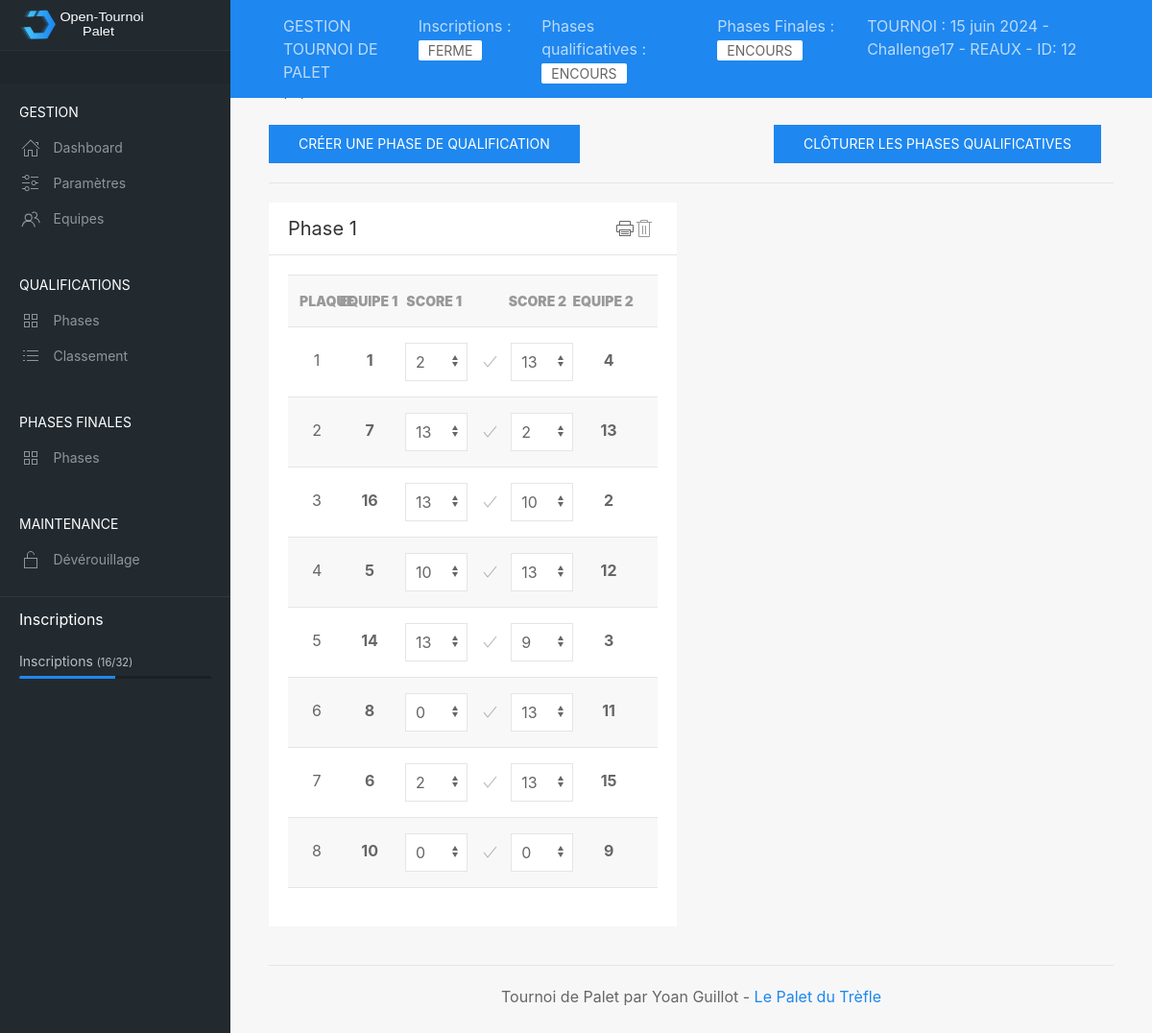
Before: /index.php?idtournoi=12&page=qualifs with the older database file.
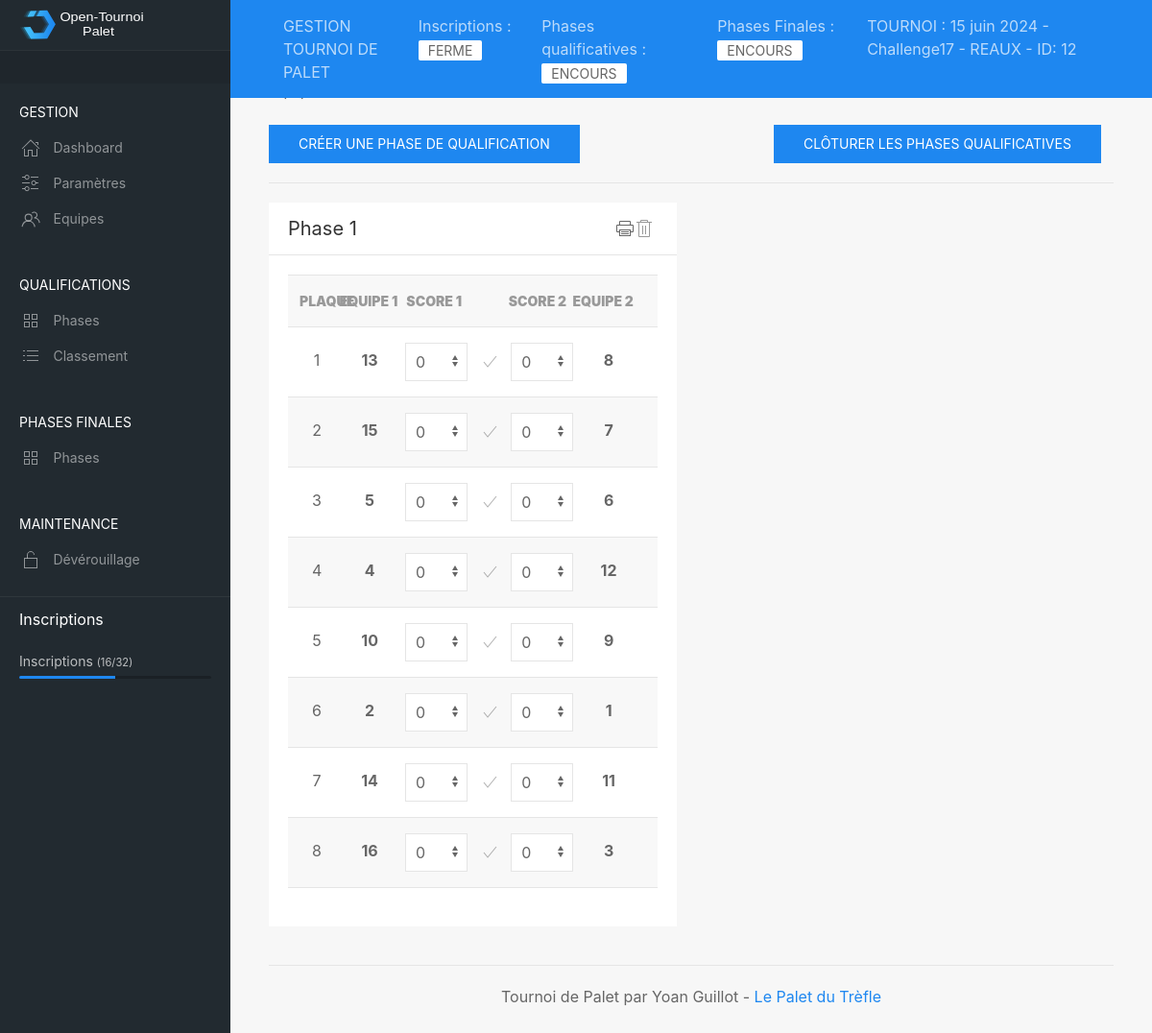
After: the same page with the newer database file.
### tables this page shows
CREATE TABLE tournois (id_tournoi INTEGER PRIMARY KEY ASC AUTOINCREMENT UNIQUE NOT NULL, nom_tournoi TEXT (200) NOT NULL, datecreation_tournoi DATE NOT NULL DEFAULT (STRFTIME('%d/%m/%Y, %H:%M', DATETIME('now', 'localtime'))), max_equipes INTEGER NOT NULL DEFAULT (0), type_phasesfinales TEXT NOT NULL DEFAULT aleatoire, pts_qualifs INTEGER DEFAULT (13) NOT NULL, pts_phasesfinales INTEGER NOT NULL DEFAULT (13), pts_finales NUMERIC NOT NULL DEFAULT (15), statut_inscriptions TEXT DEFAULT encours, statut_qualifs TEXT DEFAULT attente, statut_phasesfinales TEXT DEFAULT attente);

CREATE TABLE matchs_qualifs (id_matchqualif INTEGER PRIMARY KEY AUTOINCREMENT UNIQUE NOT NULL, id_tournoi INTEGER REFERENCES tournois (id_tournoi) ON DELETE CASCADE NOT NULL, id_phasequalif INTEGER REFERENCES phases_qualif (id_phasequalif) ON DELETE CASCADE NOT NULL, num_phase INTEGER NOT NULL, equipe1 INTEGER NOT NULL, equipe2 INTEGER NOT NULL, score1 INTEGER, score2 INTEGER, victoire1 INTEGER, victoire2 INTEGER);

### includes/fonctions.inc.php (called while the page is built, shortened)
<?php
function infosTournoi($idTournoi)
{
	global $db;
	$resultats = $db->query('SELECT * FROM tournois WHERE id_tournoi == '. $idTournoi .'');
	while ($row = $resultats->fetchArray(1)) {
		$infosTournoi = $row;
	}
	return $infosTournoi;
}
function infosPhase($idTournoi)
{
	global $db;
	$resultats = $db->query('SELECT * FROM phases_qualif WHERE id_tournoi == '. $idTournoi .'');
	while ($row = $resultats->fetchArray(1)) {
		$infosPhase[] = $row;
	}
	return $infosPhase;
}
function listeEquipes($idTournoi)
{
	global $db;
	$resultats = $db->query('SELECT * FROM equipes WHERE id_tournoi == '.$idTournoi.'');
	while ($row = $resultats->fetchArray(1)) {
		$listeEquipes[] = $row;
	}
	return $listeEquipes;
}
function listeMatchsQualif($idTournoi, $numPhase)
{
	global $db;
	$resultats = $db->query('SELECT * FROM matchs_qualifs WHERE id_tournoi == '.$idTournoi.' AND num_phase == '. $numPhase .'');
	while ($row = $resultats->fetchArray(1)) {
		$listeMatchs[] = $row;
	}
	return $listeMatchs;
}
function statsEquipe($idTournoi, $numEquipe)
{
	global $db;
	$resultats = $db->query('SELECT * FROM matchs_qualifs WHERE id_tournoi == '.$idTournoi.' AND ( equipe1 == '. $numEquipe.' OR equipe2 == '. $numEquipe.')');
}
?>

### includes/qualifs.inc.php (the view, shortened to what this page needs)
<?php
$infosPhase = infosPhase($idTournoi);
echo "Equipes inscrites : ". $nbEquipes."<br/><br/>";
if ($infosPhase == ''){
		$numPhase = 0;
		$content = "Aucune phase de qualification";
}else{
		$colonnePhase = array_column($infosPhase, 'num_phase');
		rsort($colonnePhase, SORT_NUMERIC);
		$numPhase = $colonnePhase[0];
}
if ($infosTournoi['statut_inscriptions'] == 'ferme' && $infosTournoi['statut_qualifs'] == 'encours'){
	$dispoBouton = "enabled";
	$messageQualif = "";
}else{
	$dispoBouton = "disabled";
	$messageQualif = "Vous devez avoir clôturer les inscriptions <a href=\"index.php?idtournoi=$idTournoi&page=equipes\">(ici)</a> avant de pouvoir créer une phase de qualification.";
}
		echo "<div style=\"display:block;width: 100%\">
			<div style=\"display:inline-block;width:49%;text-align:left;\">
				<form method=\"POST\" action=\"index.php?idtournoi=$idTournoi&page=qualifs\">
				<input type=\"hidden\" name=\"creerPhase\" value=\"1\" />
				<input type=\"hidden\" name=\"numPhase\" value=\"". $numPhase+1 ."\" />
				<button type=\"submit\" class=\"uk-button uk-button-primary\" $dispoBouton>Créer une phase de qualification</button>
				</form>
			</div>
			<div style=\"display:inline-block;width:49%;text-align:right;\">
				<form method=\"POST\" action=\"index.php?idtournoi=$idTournoi&page=qualifs\">
				<input type=\"hidden\" name=\"idTournoi\" value=\"$idTournoi\" />
				<input type=\"hidden\" name=\"action\" value=\"cloturerPhasesQualifs\" />
				<button type=\"submit\" class=\"uk-button uk-button-primary\">Clôturer les phases qualificatives</button>
				</form>
			</div>
		</div><hr />";
?>
<div class="uk-grid uk-grid-medium" data-uk-grid uk-sortable="handle: .sortable-icon">
<?php
if ($infosPhase == ''){
		$numPhase = 0;
		$content = "Aucune phase de qualification";
}else{
		$colonnePhase = array_column($infosPhase, 'num_phase');
		rsort($colonnePhase, SORT_NUMERIC);
		$numPhase = $colonnePhase[0];
		unset($content);
		$countPhase = 1;
		while ($countPhase < $numPhase+1){
		if ($countPhase == $numPhase){
			$trashButton = "<a href=\"index.php?idtournoi=". $idTournoi ."&action=supprphasequalif&phasequalif=". $numPhase ."\" class=\"uk-icon-link trash-icon\" title=\"Supprimer\" data-uk-tooltip data-uk-icon=\"icon: trash\"></a>";
		}else{
			$trashButton = " ";
		}
		$listeMatchs = listeMatchsQualif($idTournoi, $countPhase);
		$tableauMatchs = "<table class=\"uk-table uk-table-striped\" style=\"width: 100%\">
							<tr>
								<th style=\"box-sizing:border-box;width: 100%\">
									<div style=\"box-sizing:border-box;display:inline-block;width: 10%\" class=\"uk-text-center uk-text-bolder\">PLAQUE</div>
									<div style=\"box-sizing:border-box;display:inline-block;width: 18%\" class=\"uk-text-center uk-text-bolder\">EQUIPE 1</div>
									<div style=\"box-sizing:border-box;display:inline-block;width: 18%\" class=\"uk-text-center uk-text-bolder\">SCORE 1</div>
									<div style=\"box-sizing:border-box;display:inline-block;width: 10%\"  class=\"uk-text-center uk-text-bolder\"></div>
									<div style=\"box-sizing:border-box;display:inline-block;width: 18%\" class=\"uk-text-center uk-text-bolder\">SCORE 2</div>
									<div style=\"box-sizing:border-box;display:inline-block;width: 18%\" class=\"uk-text-center uk-text-bolder\">EQUIPE 2</div>
								</th>
							</tr>";
		$tableauMatchsPrint = "<table border=\"1px\" cellspacing=\"0\" cellpadding=\"3\" style=\"width: 100%\">
							<tr>
								<th style=\"width: 10%\" class=\"uk-text-center uk-text-bolder\">PLAQUE</th>
								<th style=\"width: 18%\" class=\"uk-text-center uk-text-bolder\">EQUIPE 1</th>
								<th style=\"width: 18%\" class=\"uk-text-center uk-text-bolder\">SCORE 1</th>
								<th style=\"width: 18%\" class=\"uk-text-center uk-text-bolder\">SCORE 2</th>
								<th style=\"width: 18%\" class=\"uk-text-center uk-text-bolder\">EQUIPE 2</th>
								</th>
							</tr>";
		$numPlaque = 1;
		foreach ($listeMatchs as $row){
			$idMatch = $row['id_matchqualif'];
			$score1 = $row['score1'];
			$score2 = $row['score2'];
			$equipe1 = $row['equipe1'];
			$equipe2 = $row['equipe2'];
			$indexSelect = 0;
			$selectOptions1 = "<option value=\"0\">0</option>";
			$selectOptions2 = "<option value=\"0\">0</option>";
			while ($indexSelect < $infosTournoi['pts_qualifs']){
				$realValue = $indexSelect + 1;
				if($realValue == $score1){
					$selected1 = "selected";
				}else{
					$selected1 = "";
				}
					if($realValue == $score2){
					$selected2 = "selected";
				}else{
					$selected2 = "";
				}
				$selectOptions1 = $selectOptions1."<option value=\"". $realValue ."\" $selected1>". $realValue ."</option>";
				$selectOptions2 = $selectOptions2."<option value=\"". $realValue ."\" $selected2>". $realValue ."</option>";
				$indexSelect = $indexSelect + 1;
			}
			$tableauMatchs = $tableauMatchs."
				<tr style=\"scroll-margin-top: 300px;\" id=\"matchid-$idMatch\">
					<td style=\"with:100%\">
						<form method=\"POST\" id=\"formMatch-$idMatch\" action=\"index.php?idtournoi=$idTournoi&page=qualifs#matchid-$idMatch\">
						<div style=\"display:inline-block;width: 10%\" class=\"uk-text-center\">$numPlaque</div>
						<div style=\"display:inline-block;width: 18%\" class=\"uk-text-center uk-text-bolder\">$equipe1</div>
						<div style=\"display:inline-block;width: 18%\" class=\"uk-text-center\">
							<select id=\"match-$idMatch-side1\" onchange=\"activateLink('validMatch-$idMatch', 'side2', ".$infosTournoi['pts_qualifs'] .", $idMatch)\" name=\"score1\" class=\"uk-select\"  >
								$selectOptions1
							</select>
						</div>
						<div style=\"display:inline-block;width: 10%\" class=\"uk-text-center\"><a id=\"validMatch-$idMatch\" style=\"color: gray\" href=\"javascript:document.getElementById('formMatch-$idMatch').submit();\" uk-icon=\"check\" class=\"disabled\"></a></div>
						<div style=\"display:inline-block;width: 18%\" class=\"uk-text-center\">
							<select id=\"match-$idMatch-side2\" onchange=\"activateLink('validMatch-$idMatch', 'side1', ".$infosTournoi['pts_qualifs'] .", $idMatch)\" name=\"score2\" class=\"uk-select\"  >
								$selectOptions2
							</select>
						</div>
						<div style=\"display:inline-block;width: 18%\" class=\"uk-text-center uk-text-bolder\">$equipe2</div>
						<input type=\"hidden\" name=\"idTournoi\"  value=\"$idTournoi\"></input>
						<input type=\"hidden\" name=\"idMatchQualif\"  value=\"$idMatch\"></input>
						<input type=\"hidden\" name=\"action\"  value=\"miseajourMatchQualif\"></input>
						</form>
					</td>
				</tr>";
						$tableauMatchsPrint = $tableauMatchsPrint."
				<tr>
						<td>$numPlaque</div>
						<td>$equipe1</div>
						<td>$score1</td>
						<td>$score2</td>
						<td>$equipe2</td>
				</tr>";
			$numPlaque = $numPlaque + 1;
		}
		$tableauMatchs = $tableauMatchs."</table>";
		$tableauMatchsPrint = $tableauMatchsPrint."</table>";
		$content = $content."<div class=\"uk-width-1-1 uk-width-1-2@l uk-width-1-2@xl\">
						<div class=\"uk-card uk-card-default uk-card-small uk-card-hover\">
							<div class=\"uk-card-header\">
								<div class=\"uk-grid uk-grid-small\">
									<div class=\"uk-width-auto\"><h4>Phase $countPhase</h4></div>
									<div class=\"uk-width-expand uk-text-right panel-icons\">
										<a onclick=\"printDiv('phase$countPhase');\" uk-icon=\"print\"></a>". $trashButton ."
									</div>
								</div>
							</div>
							<div id=\"phase$countPhase\" class=\"uk-card-body\">
								<div>
									". $tableauMatchs ."
								</div>
							</div>
						</div>
						<div style=\"display:none\">
							<div id=\"phase" .$countPhase . "Print\">$tableauMatchsPrint</div>
						</div>
						<script>
							function printDiv(countPhase) {
								var divContents = document.getElementById(countPhase+'Print').innerHTML;
								var a = window.open('', '', 'height=1080, width=960');
								a.document.write('<html>');
								a.document.write('<body > <h1>'+countPhase+'<br><br><br>');
								a.document.write(divContents);
								a.document.write('</body></html>');
								a.document.close();
								a.print();
							}
						</script>
					</div>";
			$countPhase = $countPhase + 1;
		}
}
echo $content;
?>
	<p class="uk-text-center"><?php echo $messageQualif; ?></p>

### index.php (shortened to what this page needs)
<?php
$db = new SQLite3('includes/conf/tournois.db');
include 'includes/fonctions.inc.php';
?>
<!DOCTYPE html>
<head>
    <link rel="stylesheet" href="css/uikit.min.css" />
    <link rel="stylesheet" href="css/dashboard.css" />
    <link rel="stylesheet" href="css/style.css" />
</head>
<body>
<?php
if (isset($_GET['idtournoi'])){
	$idTournoi = $_GET['idtournoi'];
	if (!empty($_GET['page'])){
		$page = $_GET['page'];
	}else{
		$page = "gestion";
	}
}else{
	$page="accueil";
}
include 'includes/actions.inc.php';
include 'includes/dashboard.inc.php';
?>
</body>
</html>

### includes/dashboard.inc.php (shortened to what this page needs)
<?php
if (isset($_GET['idtournoi'])){
	$infosTournoi = infosTournoi($idTournoi);
	$listeEquipes = listeEquipes($idTournoi);
	$nbEquipes = count($listeEquipes);
	$listeEquipes = listeEquipes($idTournoi);
	foreach ($listeEquipes as $row){
		statsEquipe($idTournoi, $row['num_equipe']);
	}
}
?>
		<header id="top-head" class="uk-position-fixed">
			<div class="uk-container uk-container-expand uk-background-primary">
				<nav class="uk-navbar uk-light uk-padding-small" data-uk-navbar="mode:click; duration: 250">
					<div class="uk-navbar-left">
						<div>GESTION TOURNOI DE PALET</div>
					</div>
					<div class="uk-navbar-right">
<?php
	if ($page != "accueil"){
?>
						<ul class="uk-navbar-nav">
							<li>Inscriptions : <span class="uk-label uk-label-success"><?php echo $infosTournoi['statut_inscriptions']; ?></span></li>
							<li>Phases qualificatives : <span class="uk-label uk-label-danger"><?php echo $infosTournoi['statut_qualifs']; ?></span></li>
							<li>Phases Finales : <span class="uk-label uk-label-danger"><?php echo $infosTournoi['statut_phasesfinales']; ?></span></li>
							<li>TOURNOI : <?php echo $infosTournoi['nom_tournoi']; ?> - ID: <?php echo $idTournoi; ?> </li>
						</ul>
<?php } ?>
					</div>
				</nav>
			</div>
		</header>
		<aside id="left-col" class="uk-light uk-visible@m">
			<div class="left-logo uk-flex uk-flex-middle">
				<img class="custom-logo" src="img/dashboard-logo.svg" alt="">
			</div>
			<div class="left-content-box  content-box-dark">
			</div>
<?php
	if ($page != "accueil"){
?>
			<div class="left-nav-wrap">
				<ul class="uk-nav uk-nav-default uk-nav-parent-icon" data-uk-nav>
					<li class="uk-nav-header">GESTION</li>
					<li><a href="index.php?idtournoi=<?php echo $idTournoi; ?>&page=gestion"><span data-uk-icon="icon: home" class="uk-margin-small-right"></span>Dashboard</a></li>
					<li><a href="index.php?idtournoi=<?php echo $idTournoi; ?>&page=parametres"><span data-uk-icon="icon: settings" class="uk-margin-small-right"></span>Paramètres</a></li>
					<li><a href="index.php?idtournoi=<?php echo $idTournoi; ?>&page=equipes"><span data-uk-icon="icon: users" class="uk-margin-small-right"></span>Equipes</a></li>
					<li class="uk-nav-header">QUALIFICATIONS</li>
					<li><a href="index.php?idtournoi=<?php echo $idTournoi; ?>&page=qualifs"><span data-uk-icon="icon: thumbnails" class="uk-margin-small-right"></span>Phases</a></li>
					<li><a href="index.php?idtournoi=<?php echo $idTournoi; ?>&page=classementqualifs""><span data-uk-icon="icon: list" class="uk-margin-small-right"></span>Classement</a></li>
					<li class="uk-nav-header">PHASES FINALES</li>
					<li><a href="index.php?idtournoi=<?php echo $idTournoi; ?>&page=phasesfinales"><span data-uk-icon="icon: thumbnails" class="uk-margin-small-right"></span>Phases</a></li>
					<li class="uk-nav-header">MAINTENANCE</li>
					<li><a href="index.php?idtournoi=<?php echo $idTournoi; ?>&page=maintenance"><span data-uk-icon="icon: unlock" class="uk-margin-small-right"></span>Dévérouillage</a></li>
				</ul>
				<div class="left-content-box uk-margin-top">
						<h5>Inscriptions</h5>
						<div>
							<span class="uk-text-small">Inscriptions <small>(<?php echo $nbEquipes ."/". $infosTournoi['max_equipes']; ?>)</small></span>
							<progress class="uk-progress" value="<?php echo $nbEquipes; ?>" max="<?php echo $infosTournoi['max_equipes']; ?>"></progress>
						</div>
				</div>
			</div>
<?php
	}
?>
		</aside>
		<div id="content" data-uk-height-viewport="expand: true">
			<div class="uk-container uk-container-expand">
<?php
	include "includes/$page.inc.php";
?>
				<footer class="uk-section uk-section-small uk-text-center">
					<hr>
					<p class="uk-text-center">Tournoi de Palet par Yoan Guillot - <a href="https://www.lepaletdutrefle.fr">Le Palet du Trèfle</a>
					</p>
									</footer>

### css/dashboard.css (style rules this page uses)
#top-head { z-index: 9; top: 0; left:0; right:0; }
#left-col { position: fixed; left: 0; top:0; bottom:0; overflow-x: hidden; overflow-y: auto; background-color: #222A30; width: 240px; z-index:2; transition: height 0.3s ease-out; }
#left-col ul.uk-nav-default > li > a { padding: 8px 20px; border-left: 2px solid transparent; transition: all 0.15s ease-out; }
#left-col ul.uk-nav-default li.uk-nav-header { padding: 20px 20px 8px 20px; }
.left-content-box { padding: 0.75rem 20px; border-top: 1px solid rgba(255,255,255,0.06); margin-bottom: -1px; }
.left-nav-wrap { padding-bottom: 60px; }
.content-box-dark { background-color: rgba(0,0,0,0.09); }
.left-logo { height: 52px; line-height: 52px; padding: 0 20px; }
.custom-logo { height: 32px; }
.panel-icons { margin: 0 4px; }
#content { margin-top: 52px; padding: 30px 0 0 0; background-color: #f7f7f7; margin-left: 0; transition: margin 0.2s cubic-bezier(.4,0,.2,1); }
@media screen and (min-width: 960px) { #content { margin-left: 240px; } }
@media screen and (min-width: 960px) { #top-head { left:240px; } }
.uk-card { box-shadow: none; }
.uk-card { -webkit-transition: box-shadow 0.55s cubic-bezier(.4,0,.2,1); transition: box-shadow 0.55s cubic-bezier(.4,0,.2,1); }
.uk-progress { height: 3px; margin-bottom: 0.5rem; background-color: rgba(0,0,0,0.23); }
* + .uk-progress { margin-top: 0.25rem; }

### css/style.css (style rules this page uses)
.uk-table th { font-weight: bolder; }
a.disabled { pointer-events: none; cursor: default; opacity: 0.6; }

Changed rows visible on the page:
removed matchs_qualifs: equipe1 "1", score1 "2", score2 "13", equipe2 "4"
removed matchs_qualifs: equipe1 "7", score1 "13", score2 "2", equipe2 "13"
removed matchs_qualifs: equipe1 "16", score1 "13", score2 "10", equipe2 "2"
removed matchs_qualifs: equipe1 "5", score1 "10", score2 "13", equipe2 "12"
removed matchs_qualifs: equipe1 "14", score1 "13", score2 "9", equipe2 "3"
removed matchs_qualifs: equipe1 "8", score1 "0", score2 "13", equipe2 "11"
removed matchs_qualifs: equipe1 "6", score1 "2", score2 "13", equipe2 "15"
added matchs_qualifs: equipe1 "13", score1 "0", score2 "0", equipe2 "8"
added matchs_qualifs: equipe1 "15", score1 "0", score2 "0", equipe2 "7"
added matchs_qualifs: equipe1 "5", score1 "0", score2 "0", equipe2 "6"
added matchs_qualifs: equipe1 "4", score1 "0", score2 "0", equipe2 "12"
added matchs_qualifs: equipe1 "2", score1 "0", score2 "0", equipe2 "1"
added matchs_qualifs: equipe1 "14", score1 "0", score2 "0", equipe2 "11"
added matchs_qualifs: equipe1 "16", score1 "0", score2 "0", equipe2 "3"
